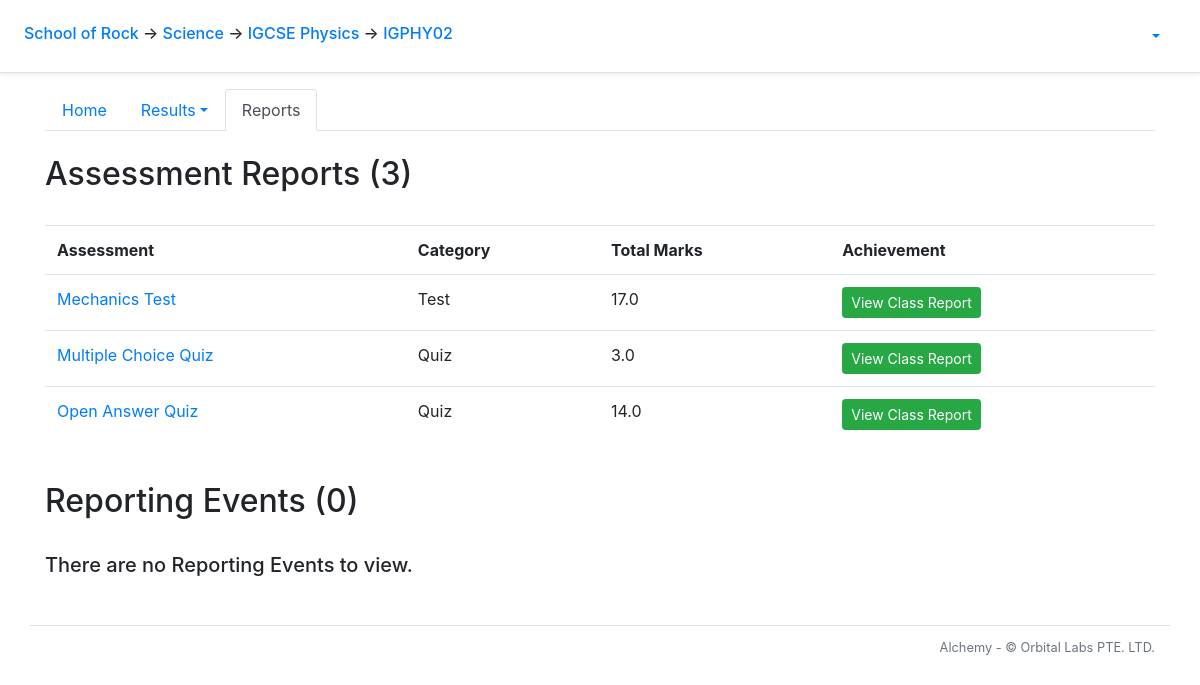
The app's page /course/1/clazz/2/view_reports with its own data.
### alchemy/models.py (models this page shows, shortened)
class School(db.Model):
    __tablename__ = 'school'
    id = db.Column(db.Integer, primary_key=True)
    name = db.Column(db.String(50))
    departments = db.relationship('Department', backref='school')
    snapshots = db.relationship('Snapshot', backref='school')

class Department(db.Model):
    __tablename__ = 'department'
    id = db.Column(db.Integer, primary_key=True)
    name = db.Column(db.String(50))
    school_id = db.Column(db.Integer, db.ForeignKey('school.id'))
    courses = db.relationship('Course', backref='department')

class Course(db.Model):
    __tablename__ = 'course'
    id = db.Column(db.Integer, primary_key=True)
    name = db.Column(db.String(20), nullable=False)
    department_id = db.Column(db.Integer, db.ForeignKey('department.id'))
    questions = db.relationship('Question', backref = 'q_course')
    tags = db.relationship('Tag', backref='tag_course')
    clazzes = db.relationship('Clazz', backref='course')
    papers = db.relationship('Paper', backref='course')
    grade_levels = db.relationship('GradeLevel', backref='grade_levels')
    assessment_categories = db.relationship('AssessmentCategory', backref='assessment_categories')
    checkpoints = db.relationship('Checkpoint', backref='course')

class Clazz(db.Model):
    __tablename__ = 'clazz'
    id = db.Column(db.Integer, primary_key=True)
    code = db.Column(db.String(20), nullable=False)
    course_id = db.Column(db.Integer, db.ForeignKey('course.id'))
    students = db.relationship('Student', secondary=clazzes_students, back_populates='clazzes',
        order_by='Student.id')

class Paper(db.Model):
    __tablename__ = 'paper'
    id = db.Column(db.Integer, primary_key=True)
    title = db.Column(db.String(50), nullable=False)
    scores = db.relationship('Score', backref='paper')
    paper_questions = db.relationship('PaperQuestion',
            order_by='PaperQuestion.order_number',
            collection_class=ordering_list('order_number', count_from=1))
    course_id = db.Column(db.Integer, db.ForeignKey('course.id'))
    category_id = db.Column(db.Integer, db.ForeignKey('assessment_category.id'), nullable=False)
    category = db.relationship('AssessmentCategory', back_populates='papers')
    checkpoints = db.relationship('Checkpoint', secondary=checkpoints_papers, back_populates='papers')
    @sqlalchemy.orm.reconstructor
    def __paper_construct__(self):
        self.build_profile()
    def build_profile(self):
        self.profile = paper_profile.PaperProfile()
        self.profile.total_questions = len(self.paper_questions)
        tag_list = []
        for pq in self.paper_questions:
            if len(pq.question.all_solutions) > 1:
                self.profile.total_mc_questions += 1
                self.profile.total_mc_points += pq.question.points
            elif len(pq.question.all_solutions) == 1:
                self.profile.total_oa_questions += 1
                self.profile.total_oa_points += pq.question.points
            else:
                pass
            self.profile.total_points += pq.question.points
            for tag in pq.question.tags:
                if tag not in tag_list:
                    tag_list.append(tag)
        if self.profile.total_mc_questions > 0:
            self.profile.has_mc_questions = True
        if self.profile.total_points != 0:
            self.profile.mcq_points_norm_ratio = round(self.profile.total_mc_points/self.profile.total_points*100, 1)
            self.profile.oaq_points_norm_ratio = round(self.profile.total_oa_points/self.profile.total_points*100, 1)
        for tag in tag_list:
            new_tag_profile = paper_profile.build_tag_profile(self, tag)
            new_tag_profile.calculate_q_percentage(self.profile)
            new_tag_profile.calculate_p_percentage(self.profile)
            self.profile.tag_profile_list.append(new_tag_profile)
    def check_clazz_scores(self, clazz):
        clazz_id = clazz.id
        scores = Score.query.filter_by(paper_id = self.id).all()
        clazz_scores = []
        for score in scores:
            student_id = score.student_id
            student = Student.query.get_or_404(student_id)
            if clazz in student.clazzes:
                clazz_scores.append(score)
        for score in clazz_scores:
            if score == None:
                return False
            else:
                return True

class AssessmentCategory(db.Model):
    __tablename__ = 'assessment_category'
    id = db.Column(db.Integer, primary_key=True)
    name = db.Column(db.String())
    weight = db.Column(db.Float)
    course_id = db.Column(db.Integer, db.ForeignKey('course.id'), nullable=False)
    papers = db.relationship('Paper', back_populates='category')

### alchemy/views/clazz.py (the view)
@bp_clazz.route('view_reports')
@auth_manager.require_group
def view_reports():
    return flask.render_template('course/clazz/view_reports.html')

### alchemy/auth_manager.py (called while the page is built)
def auth_enabled():
    return False

def require_group(func):
    @functools.wraps(func)
    def deco(*args, **kwargs):
        if not auth_enabled():
            g.current_user = None
        elif flask_jwt_extended.verify_jwt_in_request(optional=True):
            g.current_user = flask_jwt_extended.get_current_user()
        else:
            flask.abort(401)
        return func(*args, **kwargs)
    return deco

### alchemy/views/clazz.py (called while the page is built)
@bp_clazz.url_value_preprocessor
def url_value_preprocessor(endpoint, values):
    g.clazz = models.Clazz.query.get_or_404(values.pop('clazz_id'))
    g.student_paper_report_sections_string = 'OverviewSection,AdjacentGradesSection,ClazzSummarySection,CohortSummarySection,HighlightsSection,TagDetailsSection,QuestionDetailsSection'
    g.clazz_paper_report_sections_string = 'OverviewSection,OverviewPlotSection,OverviewDetailsSection,GradeOverviewSection,TagOverviewSection,QuestionOverviewSection,TagDetailsSection,QuestionDetailsSection'
    g.clazz_checkpoint_report_sections_string = 'OverviewSection,GradeOverviewSection,OverviewDetailsSection,TagOverviewSection'

@bp_clazz.url_defaults
def url_defaults(endpoint, values):
    if 'clazz_id' not in values:
        values['clazz_id'] = g.clazz.id

@bp_clazz.before_request
def before_request():
    g.html_title = f'Class - {g.clazz.code}'

### alchemy/views/course.py (called while the page is built)
@bp_course.url_value_preprocessor
def url_value_preprocessor(endpoint, values):
    g.course = models.Course.query.get_or_404(values.pop('course_id'))
    g.department = models.Department.query.get_or_404(g.course.department_id)
    g.school = models.School.query.get_or_404(g.department.school_id)

@bp_course.url_defaults
def url_defaults(endpoint, values):
    if 'course_id' not in values:
        values['course_id'] = g.course.id

@bp_course.before_request
def before_request():
    if 'html_title' not in g:
        g.html_title = f'Course - {g.course.name}'

### alchemy/views/department.py (called while the page is built)
@bp_department.url_defaults
def bp_department_url_defaults(endpoint, values):
    if 'department_id' not in values:
        values['department_id'] = g.department.id

### alchemy/views/paper.py (called while the page is built)
@bp_paper.url_defaults
def url_defaults(endpoint, values):
    if 'paper_id' not in values:
        values['paper_id'] = g.paper.id if 'paper' in g else 0

### alchemy/views/profile.py (called while the page is built)
    def calculate_q_percentage(self, paper_profile):
        q_percentage = self.allocated_questions/paper_profile.total_questions*100
        self.question_percentage = round(q_percentage, 1)

### alchemy/templates/course/clazz/view_reports.html
{% extends "course/clazz/layout.html" %}
{% block clazz_tab_content %}
<h2>Assessment Reports ({{ g.course.papers | length }})</h2>
<br>
<table class="table table-hover">
  <tr>
    <th>Assessment</th>
    <th>Category</th>
    <th>Total Marks</th>
    <th>Achievement</th>
  </tr>
  {% for paper in g.course.papers %}
    <tr>
      <td><a href="{{ url_for('course.paper.index', paper_id = paper.id)}}">{{ paper.title }}</a></td>
      <td>{{ paper.category.name }}</td>
      <td>{{ paper.profile.total_points }}</td>
      <td>
        {% if (paper.paper_questions | length) != 0 %}
          {% if paper.check_clazz_scores(g.clazz) %}
            <a class="btn btn-success btn-sm" target="_blank" href="{{ url_for('course.clazz.paper_report', paper_id = paper.id, clazz_id = g.clazz.id, section_selection_string_get = g.clazz_paper_report_sections_string ) }}">View Class Report</a>
          {% else %}
            <a class="btn btn-danger btn-sm disabled">View Class Report</a>
          {% endif %}
        {% endif %}
      </td>
    </tr>
  {% endfor %}
</table>
<br>
<h2>Reporting Events ({{ g.school.snapshots | length }})</h2>
<br>
{% if g.school.snapshots %}
  <table class="table table-hover">
    <tr>
      <th>Event</th>
      <th>Achievement</th>
    </tr>
    {% for checkpoint in g.clazz.course.checkpoints %}
      <tr>
        <td>{{ checkpoint.snapshot.name }}</td>
        <td>
          {% if not checkpoint.snapshot.is_published %}
            <a class="btn btn-danger btn-sm disabled">Not Yet Published</a>
          {% else %}
            <a class="btn btn-success btn-sm" target="_blank" href="{{ url_for('course.clazz.checkpoint_report', checkpoint_id = checkpoint.id, clazz_id = g.clazz.id, section_selection_string_get = g.clazz_checkpoint_report_sections_string ) }}">View Class Report</a>
          {% endif %}
        </td>
      </tr>
    {% endfor %}
  </table>
{% else %}
  <h5 color='red'>There are no Reporting Events to view.</h5>
{% endif %}
{% endblock clazz_tab_content %}

### alchemy/templates/layout_start.html (shortened to what this page needs)
<!doctype html>
<html lang="en">
  <head>
      <link rel="stylesheet" href="https://stackpath.bootstrapcdn.com/bootstrap/4.5.0/css/bootstrap.min.css">
      <link rel="stylesheet" type="text/css" href="{{ url_for('static', filename='card-body.css') }}">
    </head>
    <body>
      <div class="p-3 px-md-4 mb-3 bg-white border-bottom shadow-sm">
        <div class="row justify-content-md-center">
          <div class="col d-flex align-items-baseline">
            <h6 class="mt-2 mr-3">
              {% if g.school %}
                <a href = "{{ url_for('school.index', school_id = g.school.id)}}">{{ g.school.name }}</a>
              {% else %}
                <b style="text-align: center;">Welcome to...</b>
              {% endif %}
              {% if g.department %}
                <span>&#8594;</span><a href = "{{ url_for('department.index', department_id = g.department.id) }}"> {{ g.department.name }}</a>
              {% endif %}
              {% if g.course %}
                <span>&#8594;</span><a href = "{{ url_for('course.index', course_id = g.course.id) }}"> {{ g.course.name }}</a>
              {% endif %}
              {% if g.clazz %}
                <span>&#8594;</span><a href = "{{ url_for('course.clazz.index', clazz_id = g.clazz.id) }}"> {{ g.clazz.code }}</a>
              {% endif %}
            </h6>
          </div>
          <div class="col-md-auto d-flex align-items-baseline">
            {% if 'current_user' in g %}
            <ul class="nav nav-pills">
              <li class="nav-item dropdown">
                <a class="nav-link dropdown-toggle" data-toggle="dropdown" href="#" role="button" aria-haspopup="true" aria-expanded="false">{{ g.current_user.username }}</a>
              </li>
            </ul>
            {% endif %}
          </div>
        </div>
      </div>

### records on screen
School: school.name "School of Rock"
Department: department.name "Science"
Course: course.name "IGCSE Physics"
Clazz: clazz.code "IGPHY02"
Paper: title "Mechanics Test", category.name "Test", profile.total_points "17.0"
Paper: title "Multiple Choice Quiz", category.name "Quiz", profile.total_points "3.0"
Paper: title "Open Answer Quiz", category.name "Quiz", profile.total_points "14.0"

### other values on screen
{{ g.course.papers | length }} "3"
{{ g.school.snapshots | length }} "0"
